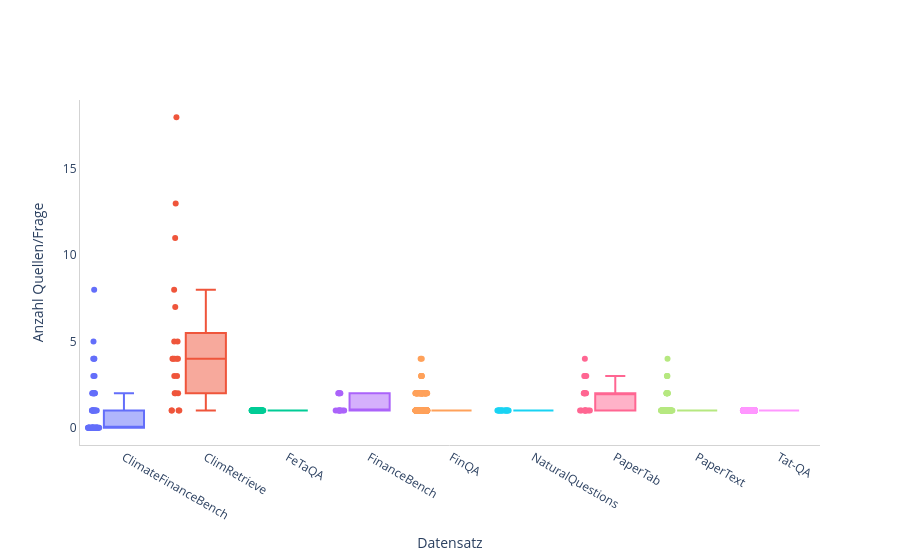

Notebook source saved alongside this figure:
### Markdown cell above
#### Anzahl Quellen/Frage/Datensatz

### Code cell
PX.box_multi(pdfqa, 'file_path', 'num_sources_used', xaxes={'title':'Datensatz'}, yaxes={'title':'Anzahl Quellen/Frage'})

### Figure 1 — Plotly figure (JSON) as saved in the notebook; plotly's stock layout.template omitted (floating-point values rounded to 4 significant figures; data arrays with more than 128 entries replaced by an {"elided": "..."} marker saying what was removed)
{"data": [{"boxpoints": "all", "name": "ClimateFinanceBench", "type": "box", "y": [2, 0, 0, 0, 0, 1, 0, 4, 0, 0, 0, 0, 0, 0, 0, 1, 0, 2, 3, 0, 0, 1, 0, 2, 2, 0, 0, 0, 4, 1, 0, 0, 0, 0, 0, 0, 2, 0, 1, 0, 1, 0, 1, 8, 1, 2, 0, 0, 0, 0, 2, 0, 0, 1, 0, 5, 0, 3, 0, 1, 0, 0, 0, 0, 4, 0, 1, 0]}, {"boxpoints": "all", "name": "ClimRetrieve", "type": "box", "y": [2, 2, 11, 7, 5, 2, 4, 8, 18, 4, 1, 3, 4, 13, 4, 4, 1, 1, 3, 5, 1]}, {"boxpoints": "all", "name": "FeTaQA", "type": "box", "y": [1, 1, 1, 1, 1, 1, 1, 1, 1, 1, 1, 1, 1, 1, 1, 1, 1, 1, 1, 1, 1, 1, 1, 1, 1, 1, 1, 1, 1, 1, 1, 1, 1, 1, 1, 1, 1, 1, 1, 1, 1, 1, 1, 1, 1, 1, 1, 1, 1, 1, 1, 1, 1, 1, 1, 1, 1, 1, 1, 1, 1, 1, 1, 1, 1, 1, 1]}, {"boxpoints": "all", "name": "FinanceBench", "type": "box", "y": [1, 2, 1, 1, 2, 1, 1, 2, 2, 1, 1, 2, 1]}, {"boxpoints": "all", "name": "FinQA", "type": "box", "y": {"elided": "393 int values"}}, {"boxpoints": "all", "name": "NaturalQuestions", "type": "box", "y": [1, 1, 1, 1, 1, 1, 1, 1, 1, 1, 1, 1, 1, 1, 1, 1]}, {"boxpoints": "all", "name": "PaperTab", "type": "box", "y": [1, 1, 3, 1, 2, 3, 1, 4, 1, 1, 2, 1, 2, 3, 2, 1, 2, 1, 2]}, {"boxpoints": "all", "name": "PaperText", "type": "box", "y": [1, 1, 1, 1, 1, 1, 2, 1, 1, 1, 1, 2, 1, 1, 1, 1, 1, 1, 1, 2, 1, 4, 1, 1, 1, 1, 1, 1, 1, 1, 1, 1, 1, 1, 1, 1, 2, 1, 1, 1, 3, 1, 1, 1, 2, 3, 1, 1, 1, 1, 1, 1, 1, 1, 1, 2, 1, 1, 2, 1, 1, 3, 1, 1, 2, 1, 1, 1, 1, 1, 2]}, {"boxpoints": "all", "name": "Tat-QA", "type": "box", "y": {"elided": "1369 int values"}}], "layout": {"paper_bgcolor": "rgba(255, 255, 255, 1.0)", "plot_bgcolor": "rgba(255, 255, 255, 1.0)", "showlegend": false, "width": 900, "xaxis": {"linecolor": "LightGrey", "linewidth": 1, "showline": true, "title": {"text": "Datensatz"}}, "yaxis": {"linecolor": "LightGrey", "linewidth": 1, "showgrid": false, "showline": true, "title": {"text": "Anzahl Quellen/Frage"}}}}
